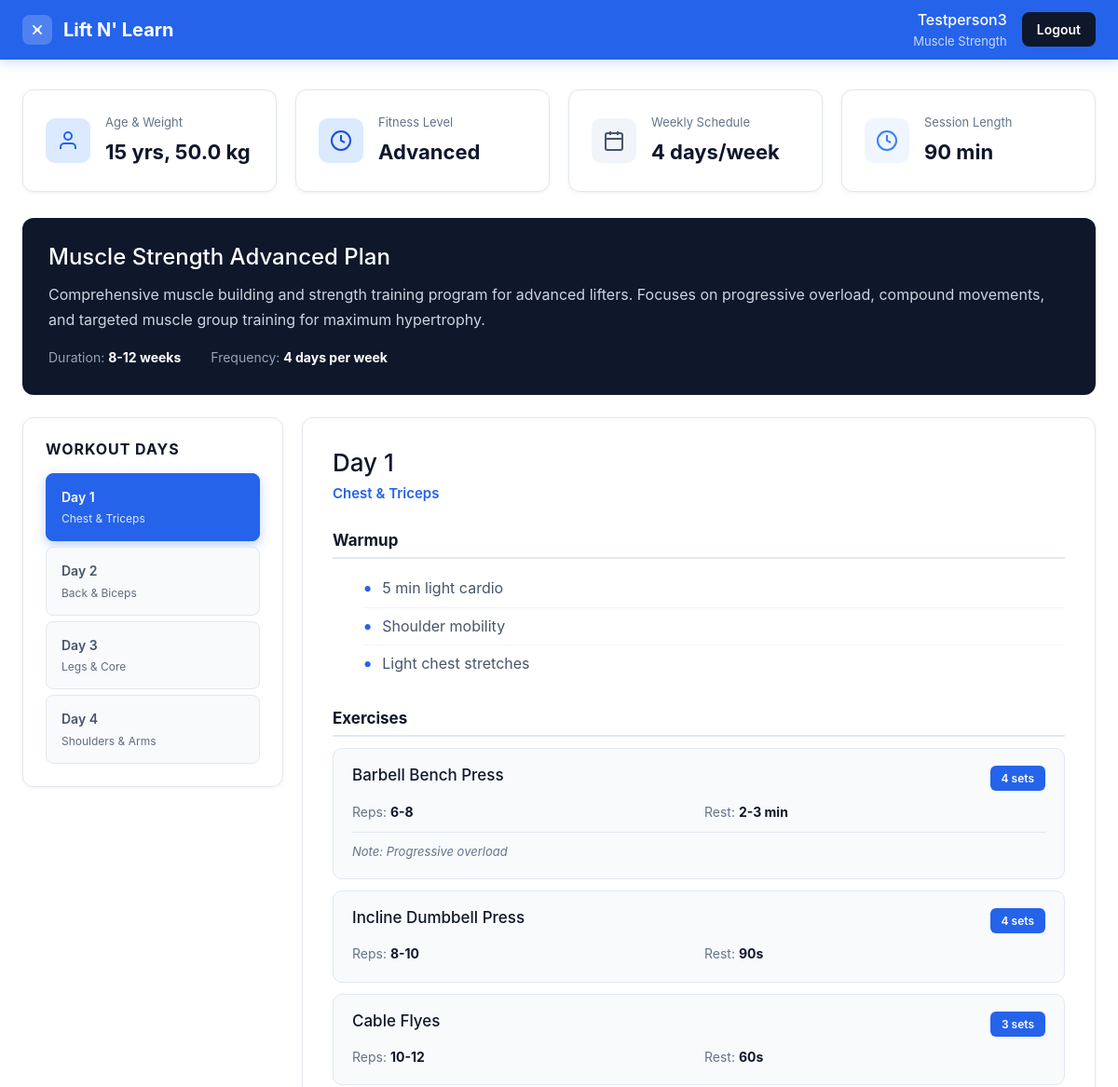
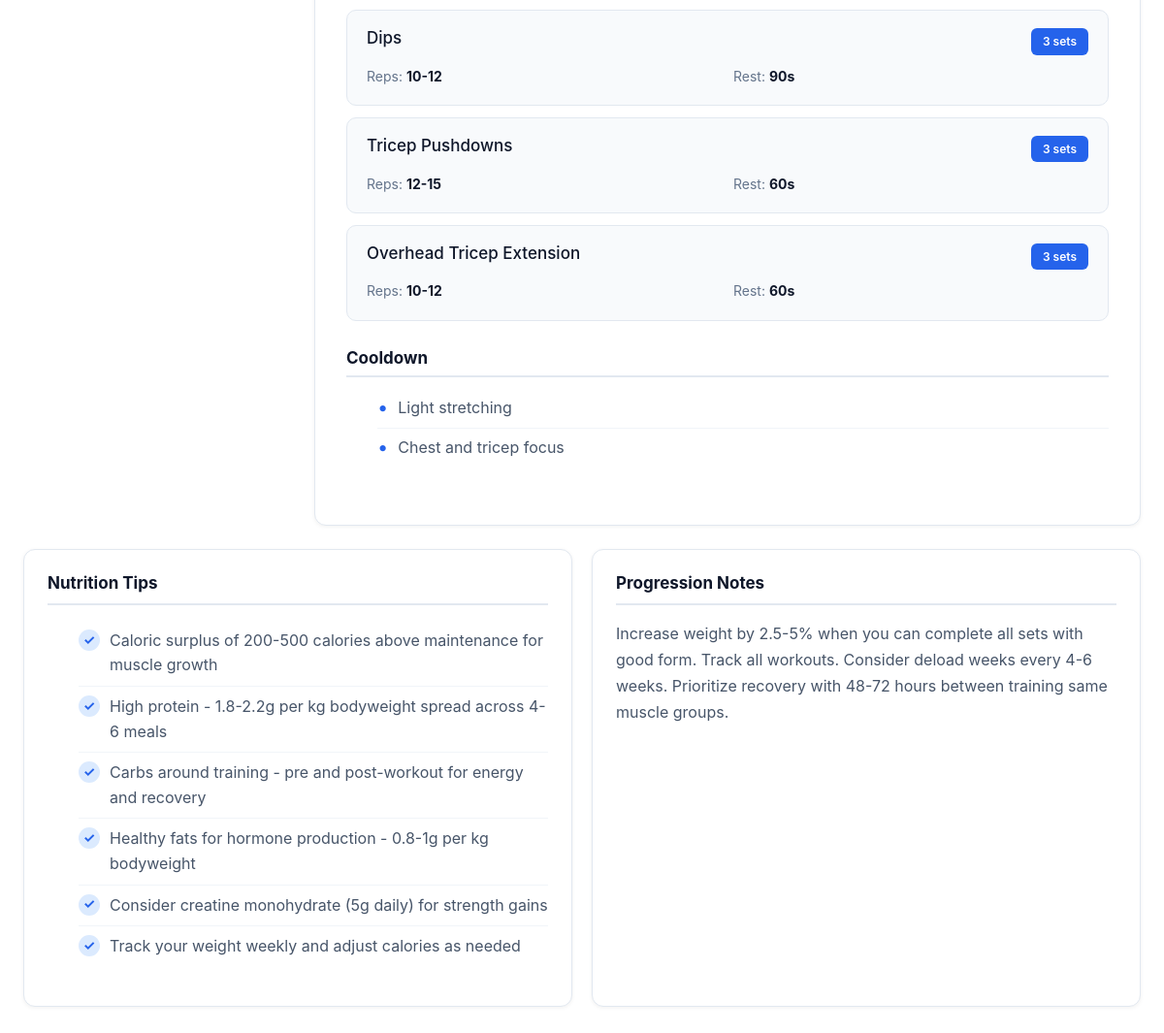
The page / (signed in) on the database its author committed (2 pictures, top to bottom).
### tables this page shows
CREATE TABLE user_profiles (
    id INTEGER PRIMARY KEY AUTOINCREMENT,
    user_id INTEGER UNIQUE NOT NULL,
    full_name TEXT NOT NULL,
    age INTEGER NOT NULL CHECK (age > 0 AND age < 120),
    weight REAL NOT NULL CHECK (weight > 0),
    height REAL NOT NULL CHECK (height > 0),
    fitness_type TEXT NOT NULL CHECK (fitness_type IN ('general_fitness', 'athlete', 'muscle_strength', 'calisthenics')),
    fitness_level TEXT NOT NULL CHECK (fitness_level IN ('beginner', 'intermediate', 'advanced')),
    goals TEXT NOT NULL,
    workout_days INTEGER NOT NULL CHECK (workout_days >= 1 AND workout_days <= 7),
    session_duration INTEGER NOT NULL CHECK (session_duration > 0),
    medical_conditions TEXT DEFAULT '',
    created_at TIMESTAMP DEFAULT CURRENT_TIMESTAMP,
    updated_at TIMESTAMP DEFAULT CURRENT_TIMESTAMP,
    FOREIGN KEY (user_id) REFERENCES users (id) ON DELETE CASCADE
);

CREATE TABLE workout_plans (
    id INTEGER PRIMARY KEY AUTOINCREMENT,
    user_id INTEGER NOT NULL,
    plan_name TEXT NOT NULL,
    fitness_type TEXT NOT NULL,
    difficulty TEXT NOT NULL,
    plan_data TEXT NOT NULL,
    is_active INTEGER DEFAULT 1,
    created_at TIMESTAMP DEFAULT CURRENT_TIMESTAMP,
    FOREIGN KEY (user_id) REFERENCES users (id) ON DELETE CASCADE
);

### app.py (the view)
@app.route('/')
def index():
    return render_template('home.html')

### app.py (called while the page is built)
@login_manager.user_loader
def load_user(user_id):
    return User.get_by_id(int(user_id))

@app.template_filter('get_user_profile')
def get_user_profile(user_id):
    return UserProfile.get_by_user_id(user_id)

@app.template_filter('get_workout_plan')
def get_workout_plan(user_id):
    return WorkoutPlan.get_active_by_user_id(user_id)

@app.context_processor
def inject_nav_profile():
    nav_profile = None
    if current_user.is_authenticated:
        nav_profile = UserProfile.get_by_user_id(current_user.id)
    return dict(nav_profile=nav_profile)

### database.py (called while the page is built)
def get_db():
    conn = sqlite3.connect(DATABASE)
    conn.row_factory = sqlite3.Row
    return conn

    @staticmethod
    def get_by_id(user_id):
        conn = get_db()
        user_data = conn.execute(
            'SELECT * FROM users WHERE id = ?', (user_id,)
        ).fetchone()
        conn.close()
        if user_data:
            return User(user_data['id'], user_data['username'], user_data['email'],
                       user_data['password_hash'], user_data['created_at'])
        return None

    @staticmethod
    def get_by_user_id(user_id):
        conn = get_db()
        profile = conn.execute(
            'SELECT * FROM user_profiles WHERE user_id = ?', (user_id,)
        ).fetchone()
        conn.close()
        return dict(profile) if profile else None

    @staticmethod
    def get_active_by_user_id(user_id):
        conn = get_db()
        plan = conn.execute(
            'SELECT * FROM workout_plans WHERE user_id = ? AND is_active = 1 ORDER BY created_at DESC LIMIT 1',
            (user_id,)
        ).fetchone()
        conn.close()
        if plan:
            plan_dict = dict(plan)
            plan_dict['plan_data'] = json.loads(plan_dict['plan_data'])
            return plan_dict
        return None

### templates/home.html (shortened to what this page needs)
{% extends "base.html" %}
{% block content %}
<div class="dashboard-container">
    {% set profile = current_user.id | get_user_profile if current_user.is_authenticated else None %}
    {% set workout_plan = current_user.id | get_workout_plan if current_user.is_authenticated else None %}
    {% if current_user.is_authenticated %}
        {% if not profile %}
            <div class="hero-section">
                <h1>Welcome, {{ current_user.username }}!</h1>
                <p>Ready to transform your fitness journey? Create your personalized workout plan in minutes.</p>
                <a href="{{ url_for('questionnaire') }}" class="btn btn-primary btn-lg">Find Your Workout Plan</a>
            </div>
        {% else %}
            <div class="stats-grid">
                <div class="stat-card">
                    <div class="stat-icon blue">
                        <svg width="24" height="24" viewBox="0 0 24 24" fill="none" stroke="currentColor" stroke-width="2">
                            <path d="M20 21v-2a4 4 0 0 0-4-4H8a4 4 0 0 0-4 4v2"></path>
                            <circle cx="12" cy="7" r="4"></circle>
                        </svg>
                    </div>
                    <div class="stat-content">
                        <div class="stat-label">Age & Weight</div>
                        <div class="stat-value">{{ profile.age }} yrs, {{ profile.weight }} kg</div>
                    </div>
                </div>
                <div class="stat-card">
                    <div class="stat-icon green">
                        <svg width="24" height="24" viewBox="0 0 24 24" fill="none" stroke="currentColor" stroke-width="2">
                            <circle cx="12" cy="12" r="10"></circle>
                            <path d="M12 6v6l4 2"></path>
                        </svg>
                    </div>
                    <div class="stat-content">
                        <div class="stat-label">Fitness Level</div>
                        <div class="stat-value">{{ profile.fitness_level.title() }}</div>
                    </div>
                </div>
                <div class="stat-card">
                    <div class="stat-icon purple">
                        <svg width="24" height="24" viewBox="0 0 24 24" fill="none" stroke="currentColor" stroke-width="2">
                            <rect x="3" y="4" width="18" height="18" rx="2" ry="2"></rect>
                            <line x1="16" y1="2" x2="16" y2="6"></line>
                            <line x1="8" y1="2" x2="8" y2="6"></line>
                            <line x1="3" y1="10" x2="21" y2="10"></line>
                        </svg>
                    </div>
                    <div class="stat-content">
                        <div class="stat-label">Weekly Schedule</div>
                        <div class="stat-value">{{ profile.workout_days }} days/week</div>
                    </div>
                </div>
                <div class="stat-card">
                    <div class="stat-icon orange">
                        <svg width="24" height="24" viewBox="0 0 24 24" fill="none" stroke="currentColor" stroke-width="2">
                            <circle cx="12" cy="12" r="10"></circle>
                            <polyline points="12 6 12 12 16 14"></polyline>
                        </svg>
                    </div>
                    <div class="stat-content">
                        <div class="stat-label">Session Length</div>
                        <div class="stat-value">{{ profile.session_duration }} min</div>
                    </div>
                </div>
            </div>
            {% if workout_plan %}
            <div class="plan-overview">
                <h2>{{ workout_plan.plan_name }}</h2>
                <p class="plan-description">{{ workout_plan.plan_data.description }}</p>
                <div class="plan-meta">
                    <span>Duration: <strong>{{ workout_plan.plan_data.duration }}</strong></span>
                    <span>Frequency: <strong>{{ workout_plan.plan_data.frequency }}</strong></span>
                </div>
            </div>
            <div class="workout-container">
                <div class="workout-sidebar">
                    <h3>Workout Days</h3>
                    <div class="workout-days">
                        {% for workout in workout_plan.plan_data.workouts %}
                        <button class="workout-day-btn {% if loop.index0 == 0 %}active{% endif %}" onclick="showWorkout({{ loop.index0 }})">
                            <div class="day-title">{{ workout.day }}</div>
                            <div class="day-focus">{{ workout.focus }}</div>
                        </button>
                        {% endfor %}
                    </div>
                </div>
                <div class="workout-content">
                    {% for workout in workout_plan.plan_data.workouts %}
                    <div class="workout-detail {% if loop.index0 == 0 %}active{% endif %}" id="workout-{{ loop.index0 }}">
                        <h2>{{ workout.day }}</h2>
                        <p class="workout-focus">{{ workout.focus }}</p>
                        <div class="workout-section">
                            <h3>Warmup</h3>
                            <ul class="workout-list">
                                {% for item in workout.warmup %}
                                <li>{{ item }}</li>
                                {% endfor %}
                            </ul>
                        </div>
                        <div class="workout-section">
                            <h3>Exercises</h3>
                            <div class="exercise-list">
                                {% for exercise in workout.exercises %}
                                <div class="exercise-card">
                                    <div class="exercise-header">
                                        <h4>{{ exercise.name }}</h4>
                                        <span class="exercise-badge">{{ exercise.sets }} sets</span>
                                    </div>
                                    <div class="exercise-details">
                                        <div>Reps: <strong>{{ exercise.reps }}</strong></div>
                                        <div>Rest: <strong>{{ exercise.rest }}</strong></div>
                                    </div>
                                    {% if exercise.notes %}
                                    <div class="exercise-notes">Note: {{ exercise.notes }}</div>
                                    {% endif %}
                                </div>
                                {% endfor %}
                            </div>
                        </div>
                        <div class="workout-section">
                            <h3>Cooldown</h3>
                            <ul class="workout-list">
                                {% for item in workout.cooldown %}
                                <li>{{ item }}</li>
                                {% endfor %}
                            </ul>
                        </div>
                    </div>
                    {% endfor %}
                </div>
            </div>
            <div class="additional-info">
                <div class="info-card">
                    <h3>Nutrition Tips</h3>
                    <ul class="tips-list">
                        {% for tip in workout_plan.plan_data.nutrition_tips %}
                        <li>{{ tip }}</li>
                        {% endfor %}
                    </ul>
                </div>
                <div class="info-card">
                    <h3>Progression Notes</h3>
                    <p>{{ workout_plan.plan_data.progression_notes }}</p>
                </div>
            </div>
            {% endif %}
        {% endif %}
    {% endif %}
</div>
{% endblock %}

### templates/base.html (shortened to what this page needs)
<!DOCTYPE html>
<html lang="en">
<head>
    <link href="https://cdn.jsdelivr.net/npm/bootstrap@5.3.2/dist/css/bootstrap.min.css" rel="stylesheet">
    <link rel="stylesheet" href="{{ url_for('static', filename='style.css') }}">
</head>
<body>
    {% block navbar %}
    <nav class="navbar">
        <div class="nav-content">
            <div class="nav-brand">
                <svg width="32" height="32" viewBox="0 0 24 24" fill="none" stroke="currentColor" stroke-width="2">
                    <path d="M6.5 6.5L17.5 17.5M17.5 6.5L6.5 17.5M14 12h1M9 12h1"></path>
                </svg>
                <span>Lift N' Learn</span>
            </div>
            <div class="nav-user">
                {% if current_user.is_authenticated %}
                    <div class="user-info">
                        {% if nav_profile %}
                            <div class="user-name">{{ nav_profile.full_name }}</div>
                            <div class="user-type">{{ nav_profile.fitness_type.replace('_', ' ').title() }}</div>
                        {% else %}
                            <div class="user-name">{{ current_user.username }}</div>
                        {% endif %}
                    </div>
                    <a href="{{ url_for('logout') }}" class="btn btn-secondary btn-sm">Logout</a>
                {% else %}
                    <a href="{{ url_for('login') }}" class="btn btn-secondary btn-sm">Login</a>
                    <a href="{{ url_for('register') }}" class="btn btn-primary btn-sm">Register</a>
                {% endif %}
            </div>
        </div>
    </nav>
    {% endblock navbar %}
    {% block content %}{% endblock %}
</body>
</html>

### rows shown on the page
user_profiles: full_name "Testperson3", fitness_type.replace "Muscle Strength", age "15", weight "50.0", fitness_level "Advanced", workout_days "4", session_duration "90"
workout_plans: plan_name "Muscle Strength Advanced Plan"

### other values the page prints
{{ workout_plan.plan_data.description }} "Comprehensive muscle building and strength training program for advanced lifters. Focuses on progressive overload, compound movements, and targeted muscle group training for maximum hypertrophy."
{{ workout_plan.plan_data.duration }} "8-12 weeks"
{{ workout_plan.plan_data.frequency }} "4 days per week"
{{ workout.day }} "Day 1" "Day 2" "Day 3" "Day 4"
{{ workout.focus }} "Chest & Triceps" "Back & Biceps" "Legs & Core" "Shoulders & Arms"
{{ workout.day }} "Day 1"
{{ workout.focus }} "Chest & Triceps"
{{ item }} "5 min light cardio" "Shoulder mobility" "Light chest stretches"
{{ exercise.name }} "Barbell Bench Press" "Incline Dumbbell Press" "Cable Flyes" "Dips" "Tricep Pushdowns" "Overhead Tricep Extension"
{{ exercise.sets }} "4" "4" "3" "3" "3" "3"
{{ exercise.reps }} "6-8" "8-10" "10-12" "10-12" "12-15" "10-12"
{{ exercise.rest }} "2-3 min" "90s" "60s" "90s" "60s" "60s"
{{ exercise.notes }} "Progressive overload"
{{ item }} "Light stretching" "Chest and tricep focus"
{{ tip }} "Caloric surplus of 200-500 calories above maintenance for muscle growth" "High protein - 1.8-2.2g per kg bodyweight spread across 4-6 meals" "Carbs around training - pre and post-workout for energy and recovery" "Healthy fats for hormone production - 0.8-1g per kg bodyweight" "Consider creatine monohydrate (5g daily) for strength gains" "Track your weight weekly and adjust calories as needed"
